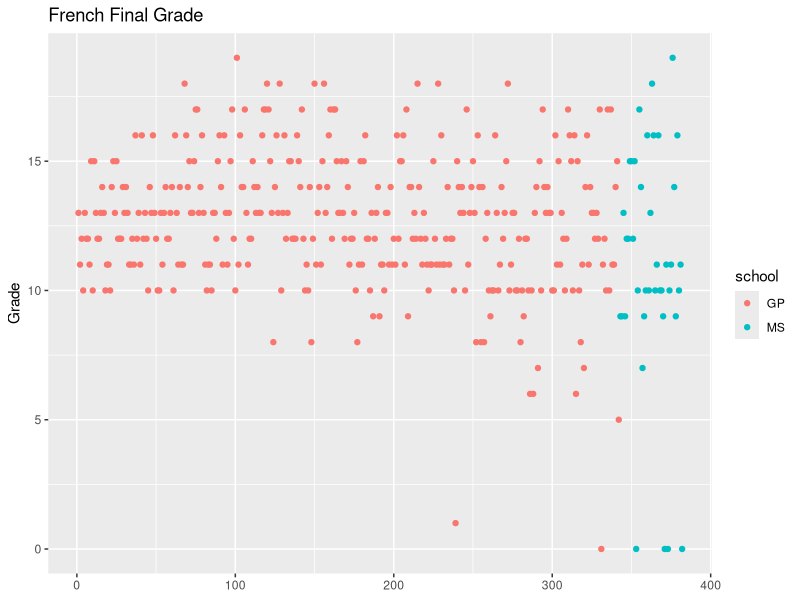
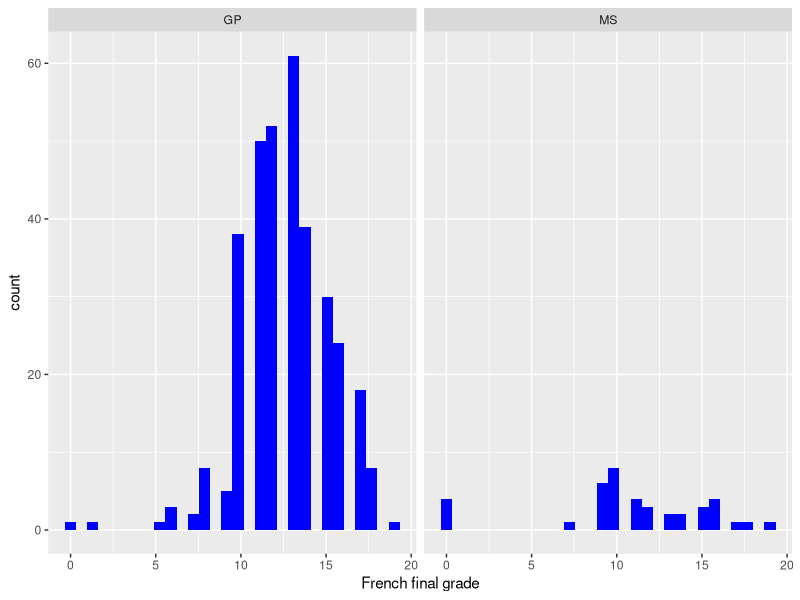
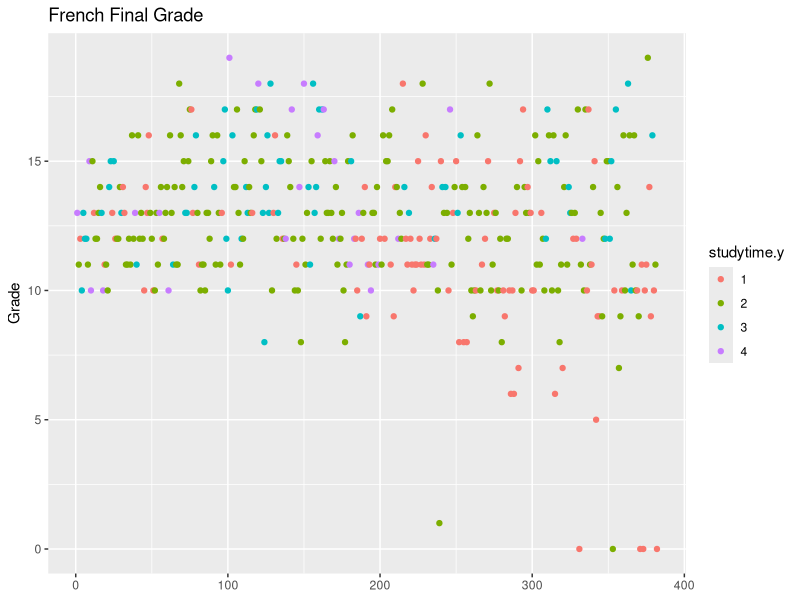
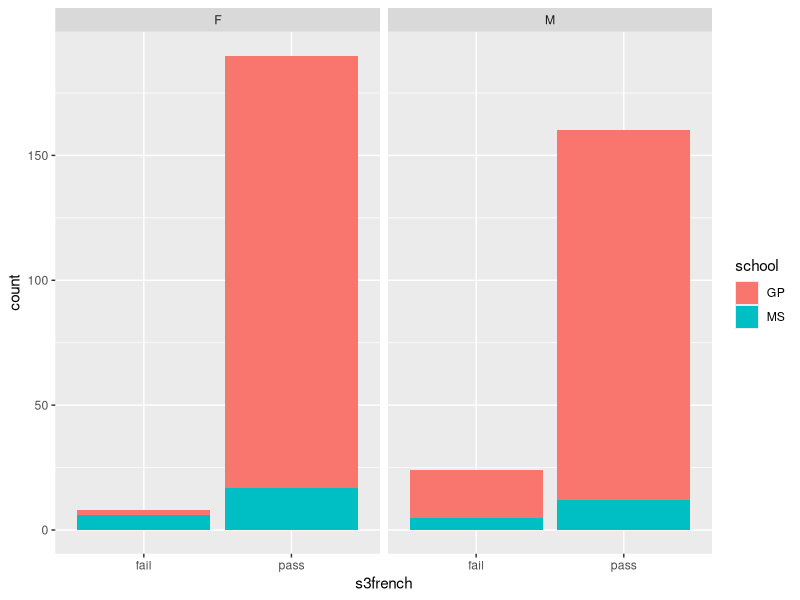

Write R code to recreate these figures, in order.
## ---- chunk 1
knitr::opts_chunk$set(echo = TRUE, fig.align = "center")
library(tidyverse)
library(caret)
library(MASS)
## ---- chunk 2
#setting working directory
setwd('~/your/working/directory')

#Read the data
math<-read.table("student-mat.csv",sep=";",header=TRUE)
french<-read.table("student-fre.csv",sep=";",header=TRUE)

#Properly code numeric columns representing levels.
math <- math%>%
  mutate(across(c(7,8,13,14,15,24,25,26,27,28,29),as.factor))

french <- french%>%
  mutate(across(c(7,8,13,14,15,24,25,26,27,28,29), as.factor))

data<-merge(math,french,by=c("school","sex","age","address","famsize","Pstatus",
                             "Medu","Fedu","Mjob", "Fjob","reason","nursery","internet"))

#Check the number of rows
nrow(data)

#Check dimension of the individual sets before merging
dim(math)
dim(french)

#The merged data set dimensions
dim(data)

## ---- chunk 3

data<-data%>%
  rename(s1math = S1.x, s2math = S2.x, s3math = S3.x, 
         s1french = S1.y, s2french = S2.y, s3french = S3.y)

#change the french score into a binary 
data%>%
  ggplot(aes(y = s3french, x = 1:nrow(data)))+
  geom_point(aes(color = school))+
  labs(title = "French Final Grade",
       y = "Grade",
       x = NULL)
## ---- chunk 4
table(data$school)
## ---- chunk 5
data%>%
  ggplot(aes(s3french))+
  geom_histogram(fill = "blue")+
  facet_wrap(~school)+
  labs(x = "French final grade")
## ---- chunk 6
data%>%
  ggplot(aes(y = s3french, x = 1:nrow(data)))+
  geom_point(aes(color = studytime.y))+
  labs(title = "French Final Grade",
       y = "Grade",
       x = NULL)
## ---- chunk 7
#French final and math final
cor(data$s3french, data$s3math)

#French final and second period grade
cor(data$s3french, data$s2french)

#French final and first period grade
cor(data$s3french, data$s1french)
## ---- chunk 8
model1<-lm(s3french ~ ., data = data)
## ---- chunk 9
model2<- lm(s3french ~ school + sex + age + Pstatus + Mjob + reason + internet + 
    guardian.x + failures.x + Dalc.x + absences.x + s1math + 
    traveltime.y + studytime.y + failures.y + absences.y + s1french + 
    s2french, data = data)

summary(model2)
## ---- chunk 10
#Subset the data to remain with only the significant variables
data1<-data[ ,c(1,2,3,6,9,11,13,14,17,27,30,31,35,36,37,50,51,52,53)]

#Convert final french grade to a binary response
data1$s3french<-ifelse(data1$s3french>=10, "pass", "fail") 

#Barplot of final french grade as a binary
data1%>%
  ggplot(aes(s3french))+
  geom_bar(aes(fill = school))+
  facet_wrap(~sex)

## ---- chunk 11
#Check s3french class
class(data1$s3french)

#Convert french final grade from character to factor 
data1$s3french<-as.factor(data1$s3french)

#splitting the data
index <- 1:nrow(data1)
set.seed(1)
train_index <- sample(index, round(length(index)*0.8))
train_set <- data1[train_index,]
test_set <- data1[-train_index,]


#Logistic regression with all variables (significant)
logit.model <- glm(s3french ~.,family=binomial(link='logit'), data = train_set)

## ---- chunk 12
summary(logit.model)
## ---- chunk 13
#Calculating the probability for s3french for test data set
test_probs <- predict(logit.model, newdata = test_set, type="response")

# Calculating the predicted class
test_preds <- ifelse(test_probs >.5, "pass", "fail")


#using relevel to arrange the levels
test_set$s3french<-relevel(test_set$s3french, ref = "pass")

# Show confusion matrix
confusionMatrix(as.factor(test_preds),test_set$s3french)
## ---- chunk 14
#Remove s1french and s2french columns
data2<-data1[-c(17,18)]


#splitting the data
index.1 <- 1:nrow(data2)
set.seed(2)
train_index.1 <- sample(index.1, round(length(index.1)*0.8))
train_set.1 <- data2[train_index.1,]
test_set.1 <- data2[-train_index.1,]


#Logistic regression with all variables (significant)
logit.model.1 <- glm(s3french ~.,family=binomial(link='logit'), data = train_set.1)

summary(logit.model.1)

#Calculating the probability for s3french for test data set
test_probs.1 <- predict(logit.model.1, newdata = test_set.1, type="response")

# Calculating the predicted class
test_preds.1 <- ifelse(test_probs.1 >.5, "pass", "fail")


#using relevel to arrange the levels
test_set.1$s3french<-relevel(test_set.1$s3french, ref = "pass")

# Show confusion matrix
confusionMatrix(as.factor(test_preds.1),test_set.1$s3french)

